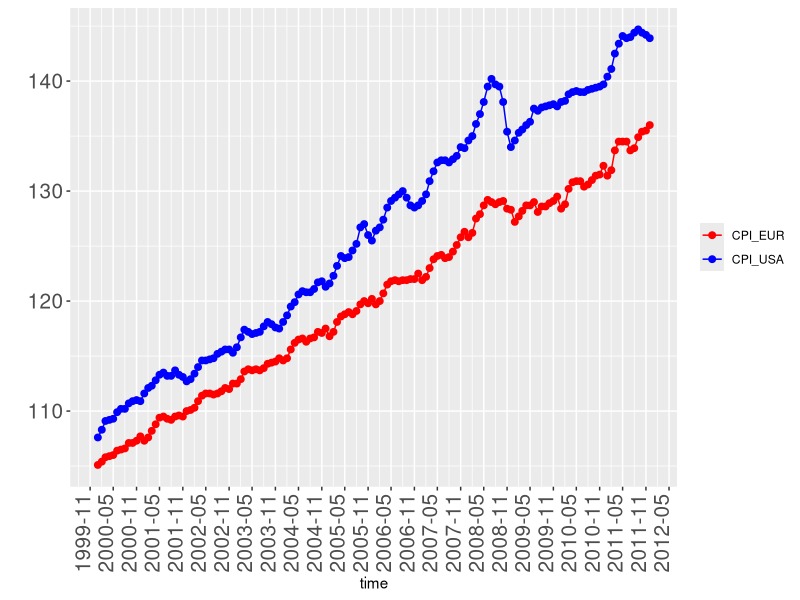
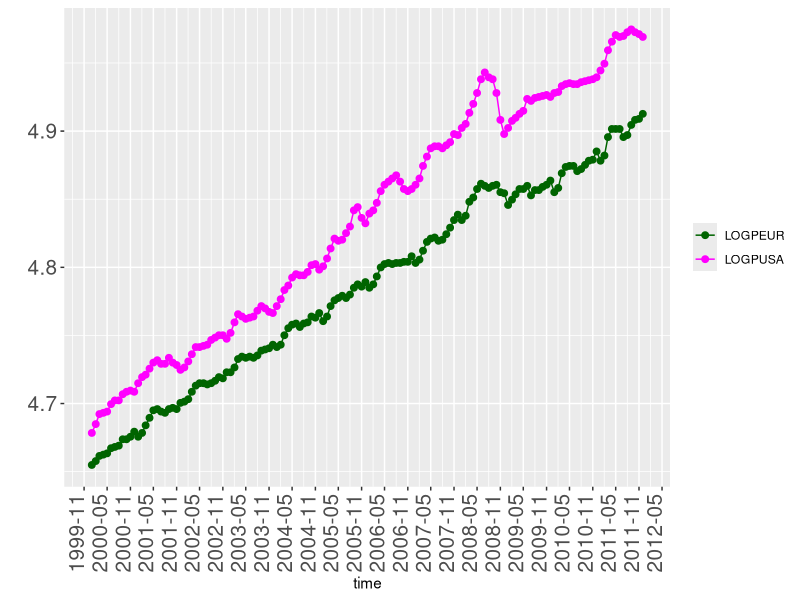
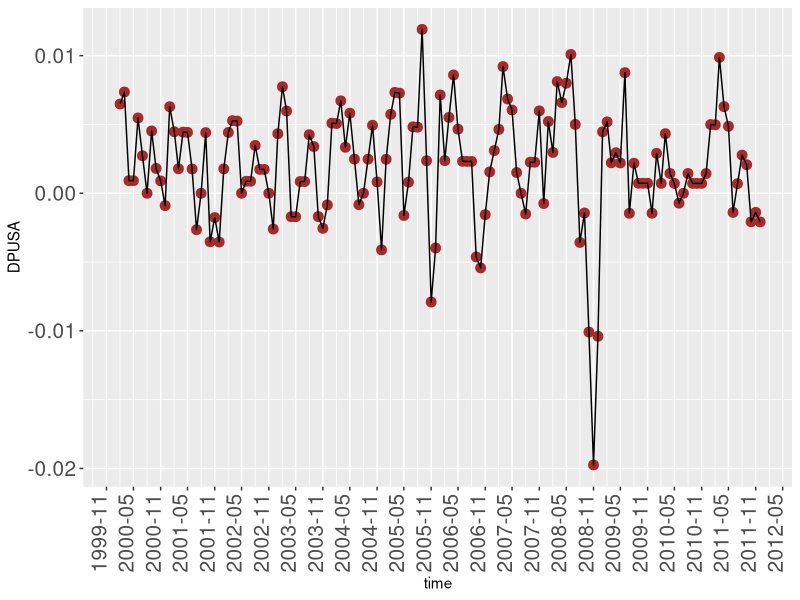
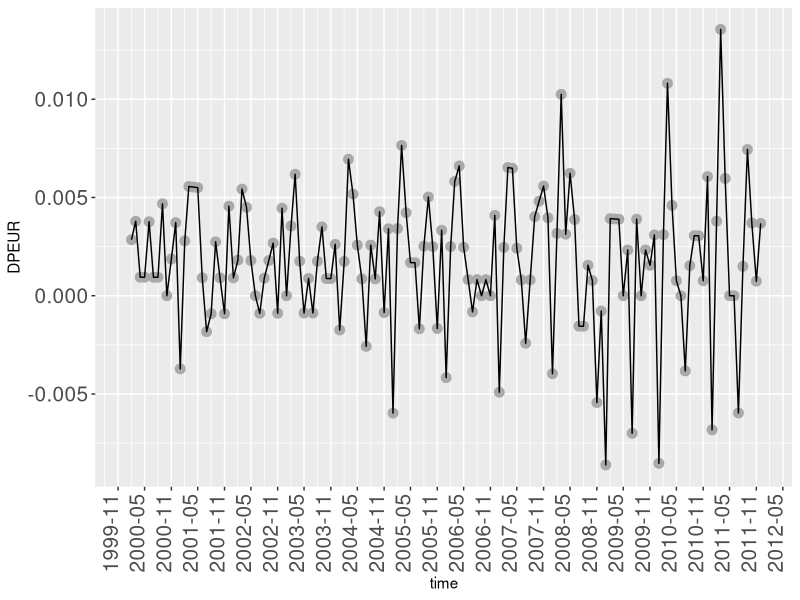
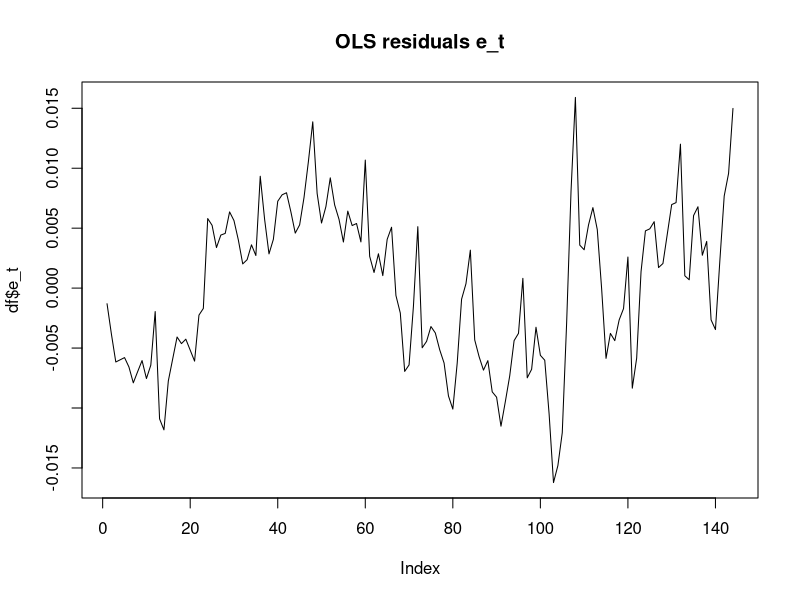
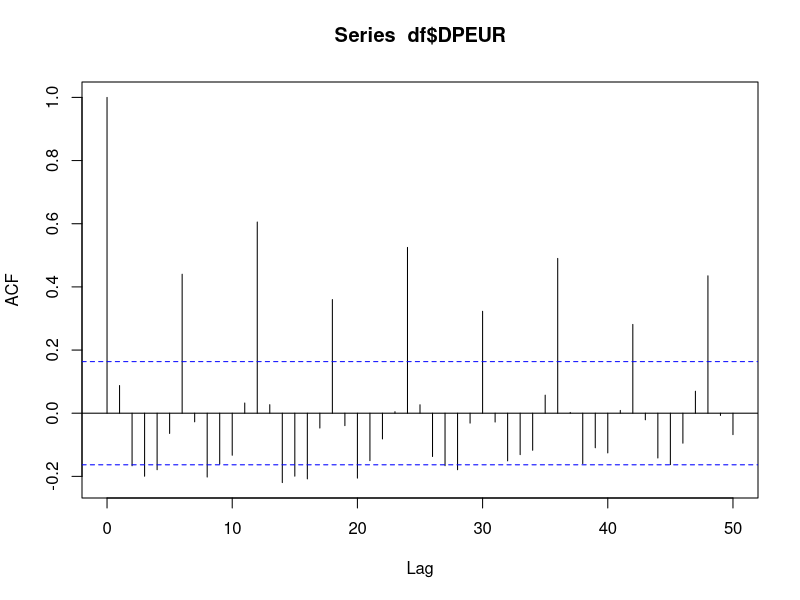
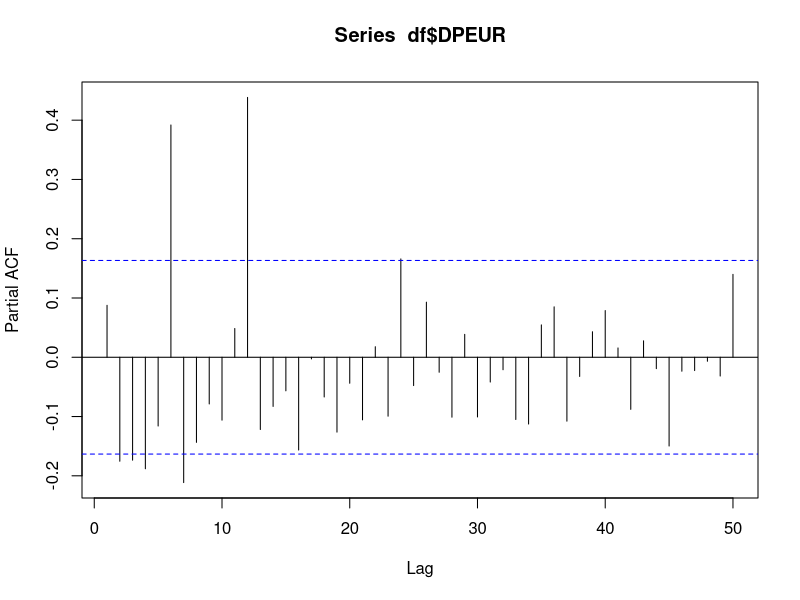
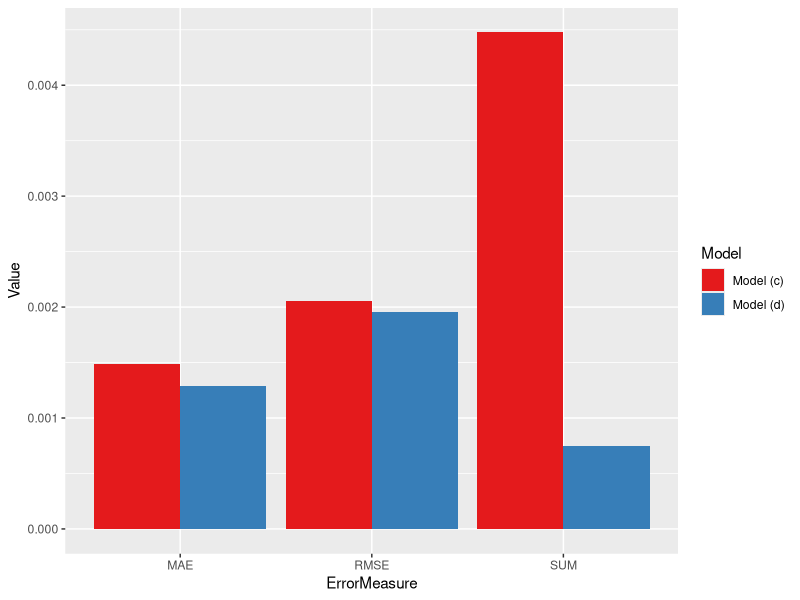

Reproduce these figures in R, in order.
## ---- chunk 1
library(zoo)
library(scales)
library(ggplot2)
setwd('C:/courses/Coursera/Current/Econometrics/Week6')
df <- read.csv('TestExer 6-CPI-round1.csv')
df$time <- as.Date(as.yearmon(gsub('M', '-', df$YYYY.MM)))
## ---- chunk 2
ggplot(df, aes(time)) + 
geom_point(aes(y=CPI_USA, col='CPI_USA'), size = 2) + geom_line(aes(y=CPI_USA, col='CPI_USA')) + 
geom_point(aes(y=CPI_EUR, col='CPI_EUR'), size = 2) + geom_line(aes(y=CPI_EUR, col='CPI_EUR')) + 
scale_x_date(breaks = "6 month", labels = date_format("%Y-%m")) + 
ylab('') +
scale_colour_manual(values = c("red","blue"), guide = guide_legend(title = NULL)) +
theme(axis.text.x=element_text(angle=90,hjust=1,vjust=0, size=15), axis.text.y=element_text(size=15))
## ---- chunk 3
ggplot(df, aes(time)) + 
geom_point(aes(y=LOGPUSA, col='LOGPUSA'), size = 2) + geom_line(aes(y=LOGPUSA, col='LOGPUSA')) + 
geom_point(aes(y=LOGPEUR, col='LOGPEUR'), size = 2) + geom_line(aes(y=LOGPEUR, col='LOGPEUR')) + 
scale_x_date(breaks = "6 month", labels = date_format("%Y-%m")) + 
ylab('') +
scale_colour_manual(values = c("darkgreen","magenta"), guide = guide_legend(title = NULL)) +
theme(axis.text.x=element_text(angle=90,hjust=1,vjust=0, size=15), axis.text.y=element_text(size=15))
## ---- chunk 4
ggplot(df, aes(x=time, y=DPUSA)) + geom_point(size = 3, col='brown') + geom_line() + scale_x_date(breaks = "6 month", labels = date_format("%Y-%m")) + theme(axis.text.x=element_text(angle=90,hjust=1,vjust=0, size=15), axis.text.y=element_text(size=15))
## ---- chunk 5
ggplot(df, aes(x=time, y=DPEUR)) + geom_point(size = 3, col='darkgray') + geom_line() + scale_x_date(breaks = "6 month", labels = date_format("%Y-%m")) + theme(axis.text.x=element_text(angle=90,hjust=1,vjust=0, size=15), axis.text.y=element_text(size=15))
#multiplot(p1, p2, p3, p4)
## ---- chunk 6
    library(quantmod)
    df$LOGPEURt_1 <- Lag(df$LOGPEUR,1)[,1]
    df$DPEUR_1 <- Lag(df$DPEUR,1)[,1]
    df$DPEUR_2 <- Lag(df$DPEUR,2)[,1]
    df$DPEUR_3 <- Lag(df$DPEUR,3)[,1]
    m <- lm(DPEUR~TREND+LOGPEURt_1+DPEUR_1+DPEUR_2+DPEUR_3, df)
    summary(m)
## ---- chunk 7
    df$LOGPUSAt_1 <- Lag(df$LOGPUSA,1)[,1]
    df$DPUSA_1 <- Lag(df$DPUSA,1)[,1]
    df$DPUSA_2 <- Lag(df$DPUSA,2)[,1]
    df$DPUSA_3 <- Lag(df$DPUSA,3)[,1]
    m <- lm(DPUSA~TREND+LOGPUSAt_1+DPUSA_1+DPUSA_2+DPUSA_3, df)
    summary(m)
## ---- chunk 8
    m <- lm(LOGPEUR~LOGPUSA, df)
    summary(m)
    df$e_t <- resid(m)
    plot(df$e_t, type='l', main='OLS residuals e_t')
## ---- chunk 9
    df$e_t_1 <- Lag(df$e_t,1)[,1]
    df$e_t_2 <- Lag(df$e_t,2)[,1]
    df$e_t_3 <- Lag(df$e_t,3)[,1]
    df$d_e_t <- df$e_t - df$e_t_1
    df$d_e_t_1 <- df$e_t_1 - df$e_t_2
    df$d_e_t_2 <- df$e_t_2 - df$e_t_3
    m <- lm(d_e_t~e_t_1+d_e_t_1+d_e_t_2, df)
    summary(m)
## ---- chunk 10
     acf(df$DPEUR, na.action=na.pass, lag.max = 50)
## ---- chunk 11
     pacf(df$DPEUR, na.action=na.pass, lag.max = 50)
## ---- chunk 12
    df$DPEUR_6 <- Lag(df$DPEUR,6)[,1]
    df$DPEUR_12 <- Lag(df$DPEUR,12)[,1]
    m <- lm(DPEUR~DPEUR_6+DPEUR_12, df)
    summary(m)
## ---- chunk 13
    df$DPUSA_1 <- Lag(df$DPUSA,1)[,1]
    df$DPUSA_6 <- Lag(df$DPUSA,6)[,1]
    df$DPUSA_12 <- Lag(df$DPUSA,12)[,1]
    m1 <- lm(DPEUR~DPEUR_6+DPEUR_12+DPUSA_1+DPUSA_6+DPUSA_12, df)
    summary(m1)
## ---- chunk 14
    df1 <- df[df$time < as.Date('2011-01-01'),]
    df <- df[df$time >= as.Date('2011-01-01'),]
    df$f1 <- predict(m, newdata=df)
    df$f2 <- predict(m1, newdata=df)
    rmse1 <- sqrt(mean((df$DPEUR - df$f1)^2))
    rmse2 <- sqrt(mean((df$DPEUR - df$f2)^2))
    mae1 <- mean(abs(df$DPEUR - df$f1))
    mae2 <- mean(abs(df$DPEUR - df$f2))
    sum1 <- sum(df$DPEUR - df$f1)
    sum2 <- sum(df$DPEUR - df$f2)
    paste('Model (c) RMSE', rmse1)
    paste('Model (d) RMSE', rmse2)
    paste('Model (c) MAE', mae1)
    paste('Model (d) MAE', mae2)
    paste('Model (c) SUM', sum1)
    paste('Model (d) SUM', sum2)
    df3 <- NULL
    df3 <- rbind(df3, data.frame(Model='Model (c)', ErrorMeasure='RMSE', Value=rmse1))
    df3 <- rbind(df3, data.frame(Model='Model (d)', ErrorMeasure='RMSE', Value=rmse2))
    df3 <- rbind(df3, data.frame(Model='Model (c)', ErrorMeasure='MAE', Value=mae1))
    df3 <- rbind(df3, data.frame(Model='Model (d)', ErrorMeasure='MAE', Value=mae2))
    df3 <- rbind(df3, data.frame(Model='Model (c)', ErrorMeasure='SUM', Value=sum1))
    df3 <- rbind(df3, data.frame(Model='Model (d)', ErrorMeasure='SUM', Value=sum2))
    #library(lattice)
    #barchart(Value~ErrorMeasure,data=df3,groups=Model, scales=list(x=list(rot=90,cex=0.8)),  text=list(df3$Model))
    ggplot(df3, aes(ErrorMeasure, Value, fill = Model)) + 
    geom_bar(stat="identity", position = "dodge") + 
    scale_fill_brewer(palette = "Set1")
## ---- chunk 15
    library(reshape2)
    df2 <- rbind(melt(df[c('time', 'DPEUR', 'f1', 'f2')], id=1), melt(df1[c('time', 'DPEUR')], id=1))
    ggplot(data=df2, aes(x=time, y=value, group=variable, color=variable)) + geom_point(aes(size=2)) + geom_line() +
    scale_x_date(breaks = "1 year", labels = date_format("%Y")) + 
    ylab('DPEUR') +
    scale_colour_manual(values = c("dark green", "red", "blue"), guide = guide_legend(title = NULL))
